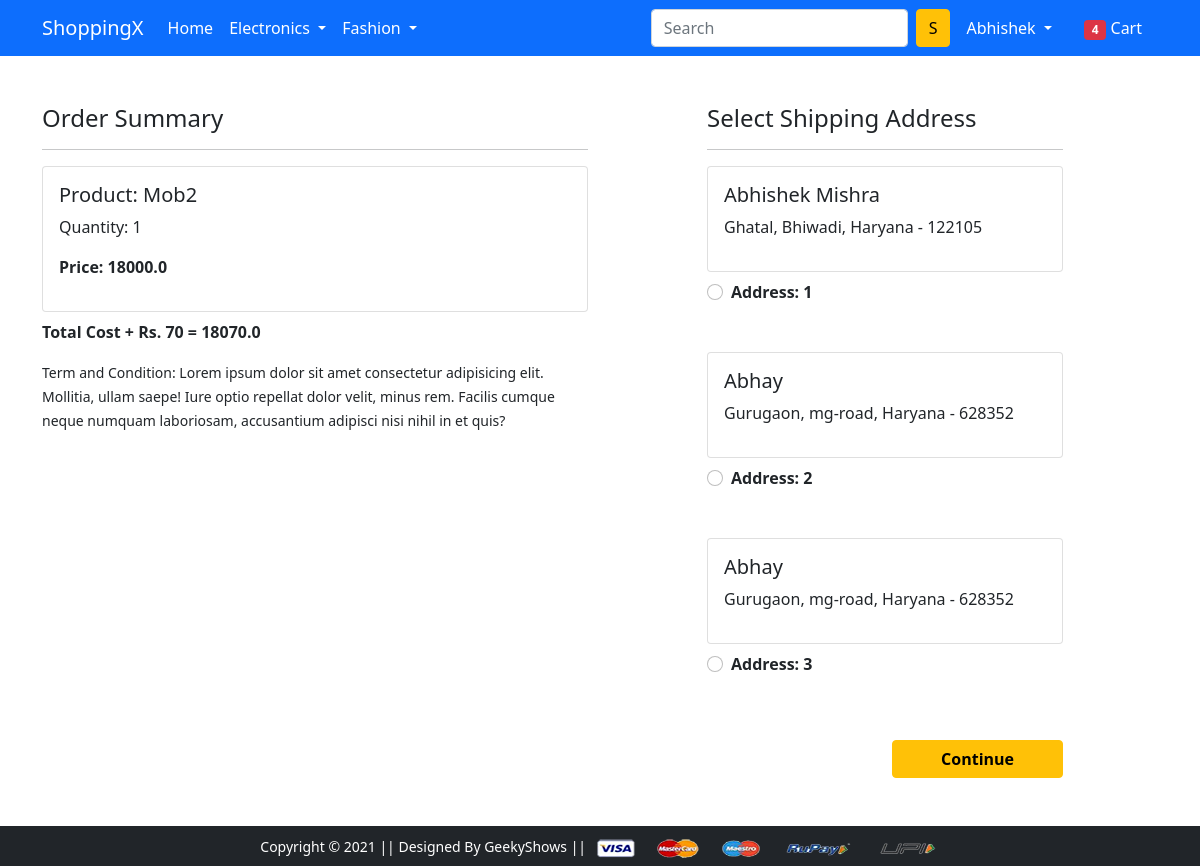
Page /checkout/ (signed in) on the earlier database version.
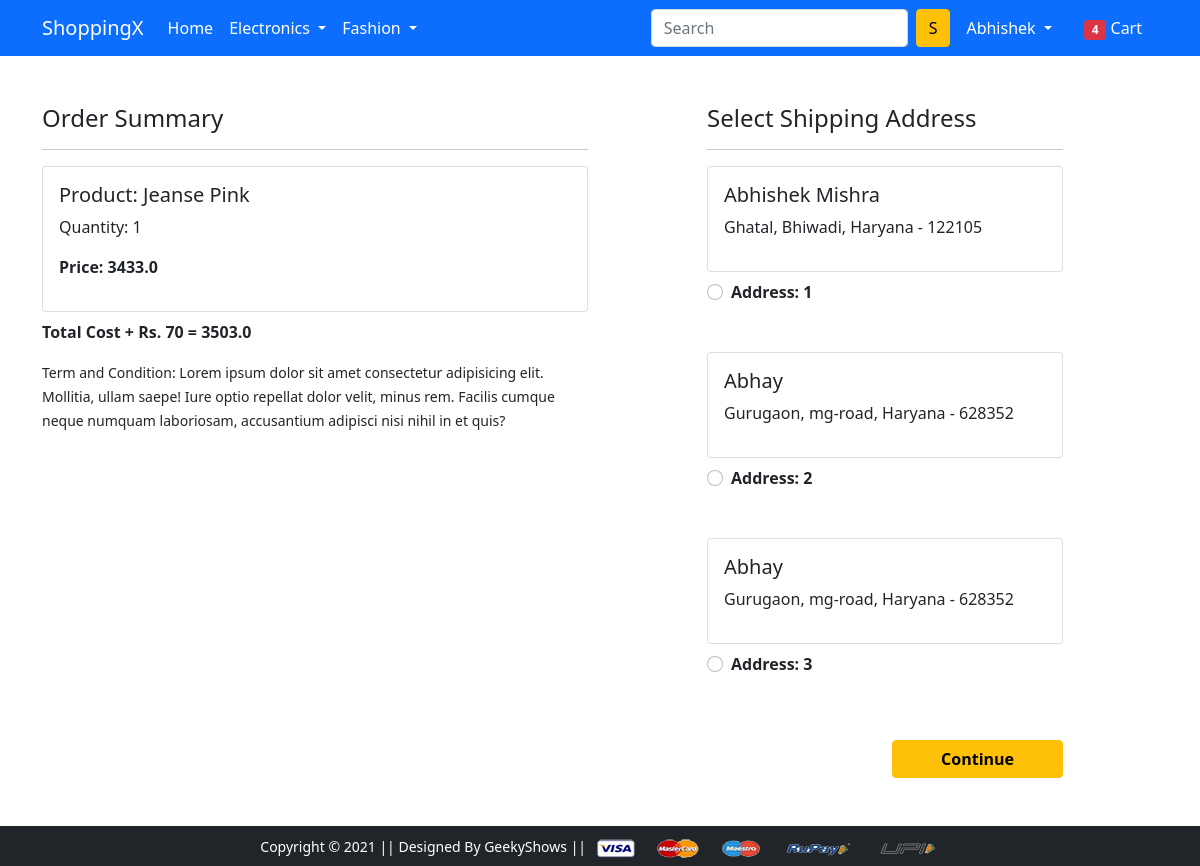
Same page on the later database version.
### app/models.py (models this page shows, shortened)
class Cart(models.Model):
    user = models.ForeignKey(User,on_delete=models.CASCADE)
    product = models.ForeignKey(Product,on_delete=models.CASCADE)
    quantity = models.PositiveIntegerField(default=1)
    @property
    def total_cost(self):
        return self.quantity * self.product.discounted_price

class Product(models.Model):
    title = models.CharField(max_length=100)
    selling_price = models.FloatField()
    discounted_price = models.FloatField()
    description = models.TextField()
    brand = models.CharField(max_length=100)
    category=models.CharField(choices=CATEGORY_CHOICES,max_length=5)
    product_image = models.ImageField(upload_to='productimg')

class Customer(models.Model):
    user = models.ForeignKey(User,on_delete=models.CASCADE)
    name = models.CharField(max_length=200)
    locality = models.CharField(max_length=200)
    city = models.CharField(max_length=50)
    zipcode = models.IntegerField()
    state = models.CharField(choices=STATE_CHOICES,max_length=50)

### app/views.py (the view)
# urls.py: path('checkout/', views.checkout, name='checkout'),
@login_required
def checkout(request):
  user = request.user
  add = Customer.objects.filter(user=user)
  cart = Cart.objects.filter(user=user)
  if cart:
    amount = 0.0
    shipping_amount = 70.0
    for cart_item in cart:
      temp_amt = cart_item.quantity*cart_item.product.discounted_price
      amount+=temp_amt
    totalamount = amount+shipping_amount
    return render(request, 'app/checkout.html',{'add':add,"totalamount":totalamount,'cart_items':cart})

### app/templates/app/checkout.html (shortened to what this page needs)
{% extends 'app/base.html' %}
{% load static %}
{% block main-content %}
<div class="container">
  <div class="row mt-5">
    <div class="col-sm-6">
      <h4>Order Summary</h4>
      <hr>
      {% for item in cart_items %}
      <div class="card mb-2">
        <div class="card-body">
          <h5>Product: {{item.product.title}}</h5>
          <p>Quantity: {{item.quantity}}</p>
          <p class="fw-bold">Price: {{item.total_cost}}</p>
        </div>
      </div>
      {% endfor %}
      <p class="fw-bold">Total Cost + Rs. 70 = {{totalamount}}</p>
      <small>Term and Condition: Lorem ipsum dolor sit amet consectetur adipisicing elit. Mollitia, ullam saepe! Iure
        optio repellat dolor velit, minus rem. Facilis cumque neque numquam laboriosam, accusantium adipisci nisi nihil
        in et quis?</small>
    </div>
    <div class="col-sm-4 offset-sm-1">
      <h4>Select Shipping Address</h4>
      <hr>
      <form action="/paymentdone" id="myform">
        {% for ad in add %}
        <div class="card">
          <div class="card-body">
            <h5>{{ad.name}}</h5>
            <p>{{ad.locality}}, {{ad.city}}, {{ad.state}} - {{ad.zipcode}}</p>
          </div>
        </div>
        <div class="form-check mt-2 mb-5">
          <input class="form-check-input" type="radio" name="custid" id="custadd{{forloop.counter}}" value="{{ad.id}}">
          <label class="form-check-label fw-bold" for="custadd{{forloop.counter}}">
            Address: {{forloop.counter}} </label>
        </div>
        {% endfor %}
        <div class="text-end">
          <button type="submit" class="btn btn-warning mt-3 px-5 fw-bold">Continue</button>
        </div>
      </form>
    </div>
  </div>
</div>
{% endblock main-content %}

Differences in the rows shown:
removed Cart: product "Mob2", quantity "1", total_cost "18000.0"
added Cart: product "Jeanse Pink", quantity "1", total_cost "3433.0"
Other differences:
{{ totalamount }}: "18070.0" → "3503.0"
